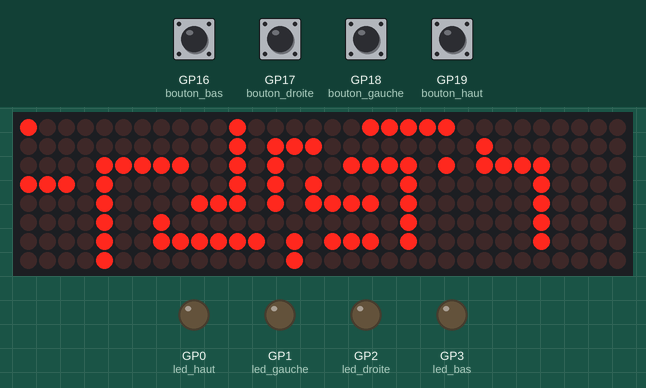
Simulated run of this program. Board: Raspberry Pi Pico running MicroPython. Shown: 32×8 LED matrix, output pins drawn as LEDs (lit = HIGH). Inputs (shaded band) come from the test bench; at power-on: GP16 (bouton_bas), GP17 (bouton_droite), GP18 (bouton_gauche), GP19 (bouton_haut) HIGH. Which way up the LED matrix modules are mounted is assumed.

Above: at 1.2 s.
1.3 s: GP16 (bouton_bas) pulled LOW for 0.15 s
At 2.4 s:
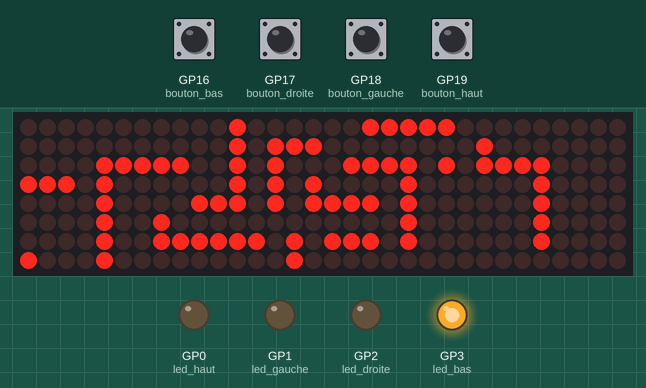
2.9 s: GP17 (bouton_droite) pulled LOW for 0.15 s
At 4.1 s:
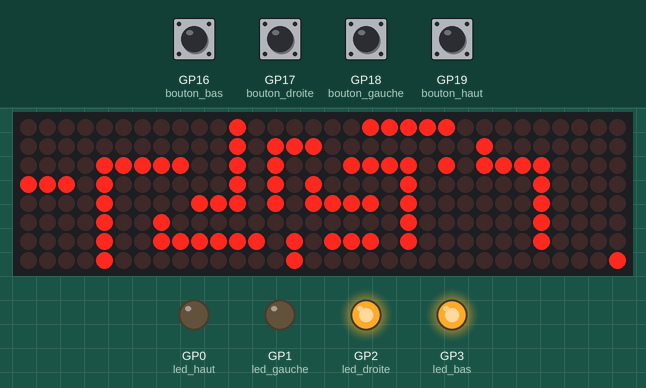
4.5 s: GP19 (bouton_haut) pulled LOW for 0.15 s
At 5.4 s:
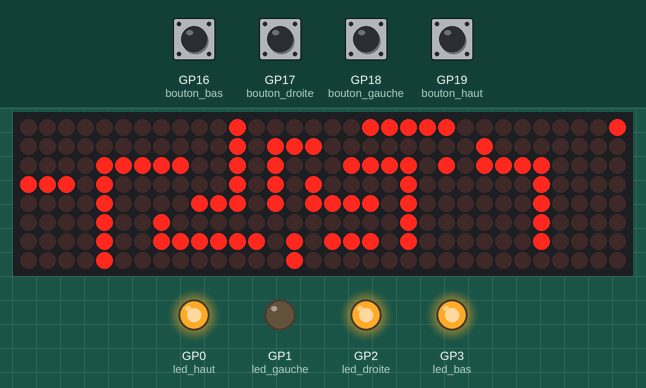
6.2 s: GP17 (bouton_droite) pulled LOW for 1 s
At 7.5 s:
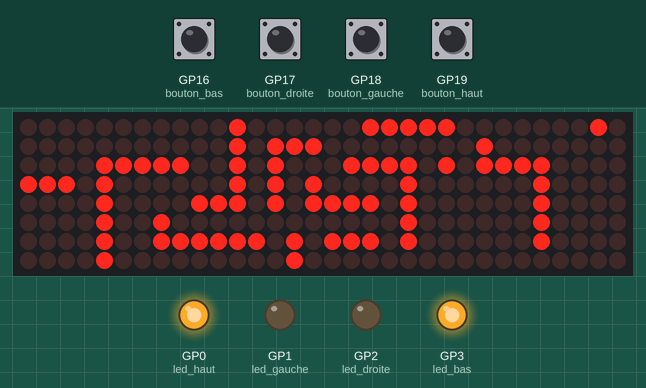
8.7 s: GP16 (bouton_bas) pulled LOW for 1 s
At 10.7 s:
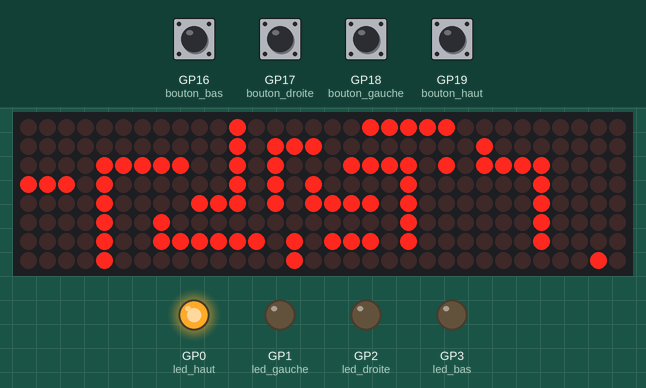
11.2 s: GP18 (bouton_gauche) pulled LOW for 0.15 s
At 12.7 s:
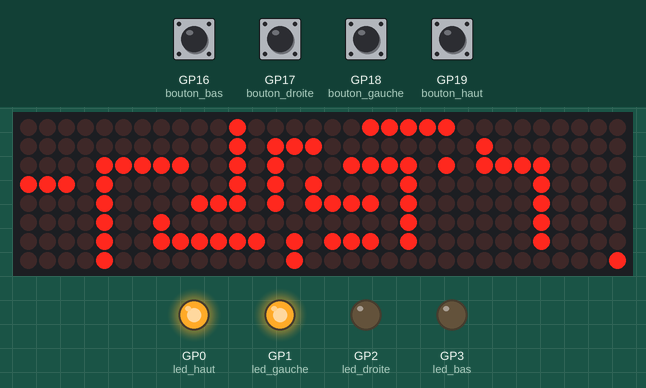
Timing chart, 0 to 13.8 s (numbered marks = the images above; inputs shaded):
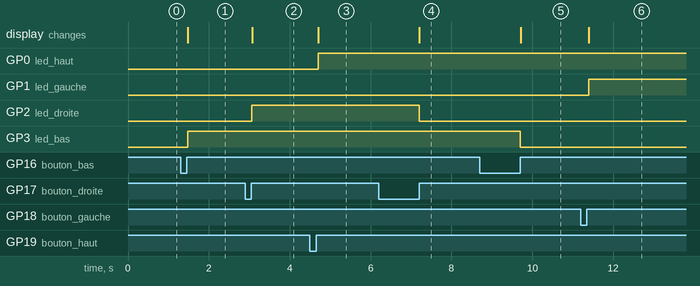

The program:

seance2_2_matrice_Lyven.py
```python
#==========================================#
# Seances                                  #
#==========================================#
# JANVIER:
# ========
#    - Codage complet des boutons et des leds
#
#    ==> Un appui sur un bouton allume ou eteint la led correspondante
#
# FEVRIER:
# =======
#    - Atelier soudure
#    - Utilisation du code de la matrice (deja ecrit)
#    - Creation et codage du labyrinthe
#
#    ==> Le pixel "Joueur1" se déplace dans un labyrinthe

#==========================================#
# Program                                  #
#==========================================#
from machine import Pin, SPI
import time
from time import sleep
import max7219

#==========================================#
# Declarations                             #
#==========================================#

#== Definition des boutons
bouton_haut = Pin(19, Pin.IN, Pin.PULL_UP)
bouton_bas = Pin(16, Pin.IN, Pin.PULL_UP)
bouton_droite = Pin(17, Pin.IN, Pin.PULL_UP)
bouton_gauche = Pin(18, Pin.IN, Pin.PULL_UP)

#== Definition des leds
led_haut = Pin(0, Pin.OUT)
led_bas = Pin(3, Pin.OUT)
led_droite = Pin(2, Pin.OUT)
led_gauche = Pin(1, Pin.OUT)

#== Declaration de la matrice 8x8 MAX7219
cs_pin = 9
spi = SPI(1) # Pins 9,10,11

#==========================================#
# Initialisations                          #
#==========================================#

#== Initialisation de la partie boutons
date_dernier_appui_haut = time.ticks_ms()
date_dernier_appui_bas = time.ticks_ms()
date_dernier_appui_droite = time.ticks_ms()
date_dernier_appui_gauche = time.ticks_ms()
bouton_haut_actif = False
bouton_bas_actif = False
bouton_droite_actif = False
bouton_gauche_actif = False

#== Initialisation des leds: eteintes
led_haut.value(0)
led_bas.value(0)
led_droite.value(0)
led_gauche.value(0)

#== Initialisation de la matrice
MAX7219_NUM = 4
MAX7219_INVERT = False
if (MAX7219_INVERT == False):
    ACTIVE_PIXEL = 1
else:
    ACTIVE_PIXEL = 0
MAX7219_SCROLL_DELAY = 0.05
display = max7219.Matrix8x8(spi=spi, cs=Pin(cs_pin), num=MAX7219_NUM)
display.brightness(2)
p = MAX7219_NUM * 8
x_pos = [0, 0] # Position horizontale du ou des joueurs
y_pos = [0, 0] # Position verticale du ou des joueurs

#==========================================#
# Fonctions                                #
#==========================================#

#== Fonctions des boutons a associer aux handlers (Interruptions)
def bouton_haut_handler(pin):
    global bouton_haut_actif
    global date_dernier_appui_haut
    if time.ticks_diff(time.ticks_ms(), date_dernier_appui_haut) > 500: # evite les rebonds
        bouton_haut_actif = True
        date_dernier_appui_haut = time.ticks_ms() # "remise a zero"
def bouton_bas_handler(pin):
    global bouton_bas_actif
    global date_dernier_appui_bas
    if time.ticks_diff(time.ticks_ms(), date_dernier_appui_bas) > 500:
        bouton_bas_actif = True
        date_dernier_appui_bas = time.ticks_ms()
def bouton_droite_handler(pin):
    global bouton_droite_actif
    global date_dernier_appui_droite
    if time.ticks_diff(time.ticks_ms(), date_dernier_appui_droite) > 500:
        bouton_droite_actif = True
        date_dernier_appui_droite = time.ticks_ms()
def bouton_gauche_handler(pin):
    global bouton_gauche_actif
    global date_dernier_appui_gauche
    if time.ticks_diff(time.ticks_ms(), date_dernier_appui_gauche) > 500:
        bouton_gauche_actif = True
        date_dernier_appui_gauche = time.ticks_ms()
#== Association des fonctions ci dessus avec les interruptions
bouton_bas.irq(trigger = machine.Pin.IRQ_RISING, handler = bouton_bas_handler)
bouton_haut.irq(trigger = machine.Pin.IRQ_RISING, handler = bouton_haut_handler)
bouton_droite.irq(trigger = machine.Pin.IRQ_RISING, handler = bouton_droite_handler)
bouton_gauche.irq(trigger = machine.Pin.IRQ_RISING, handler = bouton_gauche_handler)

#== Fonctions qui vont gerer les deplacements des joueurs
def deplacement_haut(joueur_id):
    global x_pos, y_pos
    if (y_pos[joueur_id] == 7):
        y_pos[joueur_id] = 0
    else:
        y_pos[joueur_id] = y_pos[joueur_id]+1

def deplacement_bas(joueur_id):
    global x_pos, y_pos
    if (y_pos[joueur_id] == 0):
        y_pos[joueur_id] = 7
    else:
        y_pos[joueur_id] = y_pos[joueur_id]-1

def deplacement_gauche(joueur_id):
    if (x_pos[joueur_id] == 31):
        x_pos[joueur_id] = 0
    else:
        x_pos[joueur_id]=x_pos[joueur_id]+1

def deplacement_droite(joueur_id):
    if (x_pos[joueur_id] == 0):
        x_pos[joueur_id] = 31
    else:
        x_pos[joueur_id]=x_pos[joueur_id]-1

#== Fonction qui va dessiner le labyrinthe sur la matrice de leds
def display_labyrinthe():
    offset = 0
    display.hline(4+offset, 2, 5, ACTIVE_PIXEL)  #Draw a line
    display.vline(4+offset, 2, 6, ACTIVE_PIXEL)  #Draw a column
    #************************************
    #* A FAIRE : Dessiner le labyrinthe sur une feuille
    #* et le coder
    #************************************
    display.hline(0,3,3,ACTIVE_PIXEL)
    display.vline(11,0,5,ACTIVE_PIXEL)
    display.hline(9,4,2,ACTIVE_PIXEL)
    display.vline(7,5,2,ACTIVE_PIXEL)
    display.hline(8,6,5,ACTIVE_PIXEL)
    display.hline(18,0,5,ACTIVE_PIXEL)
    display.hline(13,1,3,ACTIVE_PIXEL)
    display.vline(13,2,3,ACTIVE_PIXEL)
    display.vline(14,6,2,ACTIVE_PIXEL)
    display.hline(16,6,3,ACTIVE_PIXEL)
    display.vline(15,3,2,ACTIVE_PIXEL)
    display.hline(16,4,3,ACTIVE_PIXEL)
    display.hline(17,2,4,ACTIVE_PIXEL)
    display.vline(20,3,4,ACTIVE_PIXEL)
    display.hline(22,2,1,ACTIVE_PIXEL)
    display.hline(24,2,4,ACTIVE_PIXEL)
    display.vline(27,3,4,ACTIVE_PIXEL)
    display.hline(24,1,1,ACTIVE_PIXEL)

#==========================================#
# Programme principal                      #
#==========================================#

while True:
    #==== Joueur 1 = Boutons + LEDs (pour ameliorer le visuel)
    if bouton_haut_actif:
        bouton_haut_actif = False
        deplacement_haut(0)
        led_haut.toggle()
    if bouton_bas_actif:
        bouton_bas_actif = False
        deplacement_bas(0)
        led_bas.toggle()
    if bouton_droite_actif:
        bouton_droite_actif = False
        deplacement_droite(0)
        led_droite.toggle()
    if bouton_gauche_actif:
        bouton_gauche_actif = False
        deplacement_gauche(0)
        led_gauche.toggle()
    #==== Affichage du plateau de jeu sur la matrice de leds
    display.fill(MAX7219_INVERT)
    display.pixel(x_pos[0],y_pos[0],ACTIVE_PIXEL) #Joueur1
    display_labyrinthe()
    display.show()
    sleep(MAX7219_SCROLL_DELAY)
```

Measured:
- after the input at 1.3 s, GP3 (led_bas): LOW → HIGH after 0.18 s; the display: changes after 0.18 s (image 1)
- after the input at 2.9 s, GP2 (led_droite): LOW → HIGH after 0.17 s; the display: changes after 0.17 s (image 2)
- after the input at 4.5 s, GP0 (led_haut): LOW → HIGH after 0.20 s; the display: changes after 0.20 s (image 3)
- after the input at 6.2 s, GP2 (led_droite): HIGH → LOW after 1.0 s; the display: changes after 1.0 s (image 4)
- after the input at 8.7 s, GP3 (led_bas): HIGH → LOW after 1.0 s; the display: changes after 1.0 s (image 5)
- after the input at 11.2 s, GP1 (led_gauche): LOW → HIGH after 0.19 s; the display: changes after 0.19 s (image 6)
